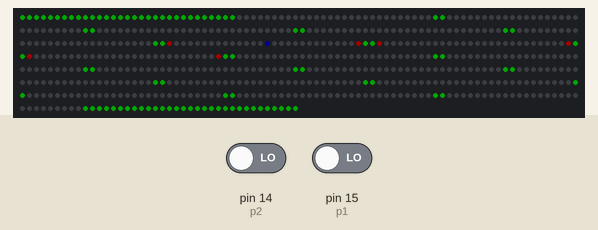
This sketch was run on a simulated Arduino Uno, built with avr-gcc and run on an emulated ATmega328P. On the bench: 600 RGB LEDs in strip order, left to right, continuing on the next row. The inputs (shaded band) are chosen by the test bench; at power-on: pin 14 (p2) LOW, pin 15 (p1) LOW. Dim RGB values are drawn brighter than linear; random numbers use the default seed unless the sketch sets one.

Above: at 7.2 s.
7.3 s: pin 14 (p2) driven HIGH
8.9 s: pin 15 (p1) driven HIGH
10.9 s: pin 14 (p2) driven LOW
12.5 s: pin 15 (p1) driven LOW
14.0 s: pin 14 (p2) driven HIGH
15.6 s: pin 15 (p1) driven HIGH
Timing chart, 0 to 18.1 s (numbered marks = the images above; inputs shaded):
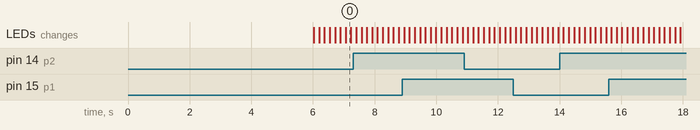

The sketch:

Pong.ino
```cpp
#include <FastLED.h>

#define A {B11011,B10101,B00000,B01110,B01110}
#define B {B00001,B01110,B01101,B01010,B00001}
#define C {B00000,B01111,B01111,B01111,B00000}
#define D {B00001,B01110,B01110,B01110,B00001}
#define E {B00000,B01111,B00011,B01111,B00000}
#define up_F {B00000,B01111,B00011,B01111,B01111}
#define G {B00000,B01111,B01100,B01110,B00000}
#define H {B01110,B01110,B00000,B01110,B01110}
#define I {B00000,B11011,B11011,B11011,B00000}
#define J {B00000,B11011,B11011,B01011,B10111}
#define K {B01101,B01011,B00111,B01011,B01101}
#define L {B01111,B01111,B01111,B01111,B00000}
#define M {B10101,B01010,B01110,B01110,B01110}
#define N {B01110,B00110,B01010,B01100,B01110}
#define O {B00000,B01110,B01110,B01110,B00000}
#define P {B00011,B01101,B00011,B01111,B01111}
#define Q {B10011,B01101,B01001,B01001,B10010}
#define R {B00001,B01110,B00001,B01101,B01110}
#define S {B10000,B01111,B10001,B11110,B00001}
#define T {B00000,B11011,B11011,B11011,B11011}
#define U {B01110,B01110,B01110,B01110,B00000}
#define V {B01110,B01110,B01110,B10101,B11011}
#define W {B01110,B01110,B01110,B01010,B10101}
#define X {B01110,B10101,B11011,B10101,B01110}
#define Y {B01110,B10101,B11011,B11011,B11011}
#define Z {B00000,B11101,B11011,B10111,B00000}
#define BLANK {B11111,B11111,B11111,B11111,B11111}
#define ZERO {B10001,B01110,B01110,B01110,B10001}
#define ONE {B00000,B11110,B11110,B11110,B11110}
#define TWO {B10001, B01110,B11101,B11011,B00000}
#define THREE {B00000,B11110,B10000,B11110,B00000}
#define FOUR {B01110,B01110,B00000,B11110,B11110}
#define FIVE {B10000,B01111,B00000,B11110,B00000}
#define SIX {B00000,B01111,B00000,B01110,B00000}
#define SEVEN {B00000,B11101,B11011,B10111,B01111}
#define EIGHT {B00000,B01110,B10001,B01110,B00000}
#define NINE {B00000,B01110,B00000,B00001,B00000}
#define COLON {B10011,B10011,B11111, B10011,B10011}
#define ENTER {B100000}

#define maxY 20
#define maxX 30
#define NUM_LEDS maxY*maxX
CRGB leds[NUM_LEDS];
#define PIN 2
#define UPDATES_PER_SECOND 100
#define p1 15 //The pin number for reading the sensor
#define p2 14 //THe pin number for reading the sensor
#define INITBALLSPEED 3
#define INITPADDLESPEED 5
#define INCREASE_DIFFICULTY 10

// This example shows several ways to set up and use 'palettes' of colors
// with FastLED.
//
// These compact palettes provide an easy way to re-colorize your
// animation on the fly, quickly, easily, and with low overhead.

//Sprite that can be controlled
typedef struct object{
  int x;
  int y;
  byte direct;
}sprite;

//Sprite that moves on its own
typedef struct mv{
  int x;
  int y;
  float vectorX;
  float vectorY;
}movingSprite;

//For displaying words
byte phrase[][5]={C,O,V,E,R,ENTER,S,E,N,S,O,R};
int pixel; // for words
int row;  //Which row is the letter at
int p;  //The origin of the letter character
byte color;
int ArrayLength;
int newLine; //To hold the additional leds considering new lines
sprite paddleOne; // Player 1
sprite paddleTwo; //Player 2
movingSprite ball; //ball
byte direct;
int ballTime; //is a counter for ball
int paddleTime; //is a Counter for the paddle

int ballSpeed; //The threshold for when the ball can update. Value is compared to the ball time
int paddleSpeed; //The threshold for when the paddle can update. Value is compared to the paddle time
int difficultCounter;
void setup() {
    delay(6000); // power-up safety delay

    FastLED.addLeds<WS2811, PIN, GRB>(leds, NUM_LEDS).setCorrection( TypicalLEDStrip );
    FastLED.setBrightness(100); //0-255
    pinMode(p1,INPUT);
    pinMode(p2,INPUT);

    //Initializing sprite update
    ballTime=0;
    paddleTime=0;
    difficultCounter=0;
    ballSpeed=INITBALLSPEED;
    paddleSpeed=INITPADDLESPEED;
    setAll(0,0,0);
    paddleOne.x=1;
    paddleOne.y=0;
    paddleTwo.x=28;
    paddleTwo.y=0;
    ball.x=15;
    ball.y=6;
    placeBall(ball);
    placePaddle(paddleOne);
    placePaddle(paddleTwo);
    border();
    showStrip();
    paddleTwo.direct=0;
    paddleOne.direct=0;
    ball.vectorY=random(-1,2);
    ball.vectorX=random(-1,2);
}

void loop(){
  ballTime++;
  paddleTime++;
  if(paddleTime>paddleSpeed){
    if(digitalRead(p1) && paddleOne.y>1){
      paddleOne.y=paddleOne.y-1;
    }else if(paddleOne.y<maxY-4 && !digitalRead(p1) ){
      paddleOne.y=paddleOne.y+1;
    }
    if(digitalRead(p2)&& paddleTwo.y>1){
      paddleTwo.y=paddleTwo.y-1;
    }else if(paddleTwo.y<maxY-4 && !digitalRead(p2)){
      paddleTwo.y=paddleTwo.y+1;
    }
      paddleTime=0;
  }
  if(ballTime>ballSpeed){
    ball.x=ball.x+ball.vectorX;
    ball.y=ball.y+ball.vectorY;
    ballTime=0;

    if( ball.x+ball.vectorX == 1 && (ball.y+ball.vectorY>=paddleOne.y) && (ball.y+ball.vectorY<(paddleOne.y+4))){
      if((ball.y+ball.vectorY==paddleOne.y) &&(ball.vectorY>0)){
        ball.vectorY=ball.vectorY*-1;
      }else if((ball.y+ball.vectorY==paddleOne.y+3) &&(ball.vectorY<0)){
        ball.vectorY=ball.vectorY*-1;
      }else{
        ball.vectorY=ball.vectorY * pow(-1,random(0,2));
      }
      ball.vectorX=ball.vectorX*-1;
      difficultCounter++;
    }else if( ball.x+ball.vectorX == maxX-2 && (ball.y+ball.vectorY>=paddleTwo.y) && (ball.y+ball.vectorY<(paddleTwo.y+4))){
      if((ball.y+ball.vectorY==paddleTwo.y) &&(ball.vectorY>0)){
        ball.vectorY=ball.vectorY*-1;
      }else if((ball.y+ball.vectorY==paddleTwo.y+3) &&(ball.vectorY<0)){
        ball.vectorY=ball.vectorY*-1;
      }else{
        ball.vectorY=ball.vectorY * pow(-1,random(0,2));
      }
      ball.vectorX=ball.vectorX*-1;
    } else if((ball.x>=(maxX-1)) || (ball.x<1)){ //take this out when we can controll paddles
      endGame();
    }   if((ball.y<2) ||(ball.y>(maxY-3))){
      ball.vectorY=ball.vectorY*-1;
    }


  }
  if(difficultCounter > INCREASE_DIFFICULTY){
    ballSpeed=ballSpeed-1;
    difficultCounter=0;
  }
  placePaddle(paddleOne);
  placePaddle(paddleTwo);
  placeBall(ball);
  showStrip();
  delay(5);
  clearBall(ball);
  clearPaddle(paddleOne);
  clearPaddle(paddleTwo);
}

void showStrip() {
   FastLED.show();

}

void border(){
  for(int i=0;i<30;i++){
    leds[i].g=100;
    leds[i+(maxX*(maxY-1))].g=100;
  }
  for(int i=1;i<maxY;i++){
    leds[i*maxX].g=100;
    leds[(maxX-1)+30*i].g=100;
  }
}

void clearBorder(){
  for(int i=0;i<30;i++){
    leds[i].g=0;
    leds[i+(maxX*(maxY-1))].g=0;
  }
  for(int i=1;i<maxY;i++){
    leds[i*maxX].g=0;
    leds[(maxX-1)+30*i].g=0;
  }
}
void placeBall(movingSprite ball){
//  leds[ball.x + (ball.y+1)*30].r=100;
//  leds[ball.x-1 + (ball.y+1)*30].r=100;
//  leds[(ball.x -1) + ball.y*30].r=100;
  leds[ball.x + ball.y*30].b=50;
}

void placePaddle(sprite paddle){
  leds[paddle.x + (paddle.y)*30].r=100;
  leds[paddle.x + (paddle.y+1)*30].r=100;
  leds[paddle.x + (paddle.y+2)*30].r=100;
}
void setPixel(int Pixel, byte red, byte green, byte blue) {
   // FastLED
   leds[Pixel].r = red;
   leds[Pixel].g = green;
   leds[Pixel].b = blue;
}

void setAll(byte red, byte green, byte blue) {
  for(int i = 0; i < NUM_LEDS; i++ ) {
    setPixel(i, red, green, blue);
  }
  showStrip();
}

void clearAll(){
  for(int i = 0; i < NUM_LEDS; i++ ) {
    setPixel(i, 0, 0, 0);
  }
}

void clearBall(movingSprite ball){
   leds[ball.x + ball.y*30].b=0;
}

void clearPaddle(sprite paddle){
  leds[paddle.x + (paddle.y)*30].r=0;
  leds[paddle.x + (paddle.y+1)*30].r=0;
  leds[paddle.x + (paddle.y+2)*30].r=0;
}

void endGame(){
  clearAll();
  showStrip();
  color=0;
  newLine=0;
  for(int letter =0; letter<12;letter++){
    if(color==0){
        color=1;
      }else{
        color=0;
      }
    if(phrase[letter][0]>B11111){
      newLine=newLine+150;
      continue;
    }
    p= (letter*5)+newLine;
    for(int i =0; i<5;i++){
      row=30*i+p+newLine;
      for(int b =0; b<5;b++){
        pixel=row+b;
        if(!((phrase[letter][i]>>(4-b))&B00001)){
          if(color==0){
            setPixel(pixel,100,100,100);
          }else{
            setPixel(pixel,0,0,200);
          }
        }
      }
    }
  }
  showStrip();
  while(!(digitalRead(p1) || digitalRead(p2))){
    border();
    showStrip();
    delay(1000);
    clearBorder();
    showStrip();
    delay(1000);
  }
  ballTime=0;
  paddleTime=0;

  ballSpeed=INITBALLSPEED;
  paddleSpeed=INITPADDLESPEED;
  setAll(0,0,0);
  paddleOne.x=1;
  paddleOne.y=0;
  paddleTwo.x=28;
  paddleTwo.y=0;
  ball.x=15;
  ball.y=6;
  placeBall(ball);
  placePaddle(paddleOne);
  placePaddle(paddleTwo);
  border();
  showStrip();
  paddleTwo.direct=0;
  paddleOne.direct=0;
  ball.vectorY=-1;
  ball.vectorX=1;

}
```
